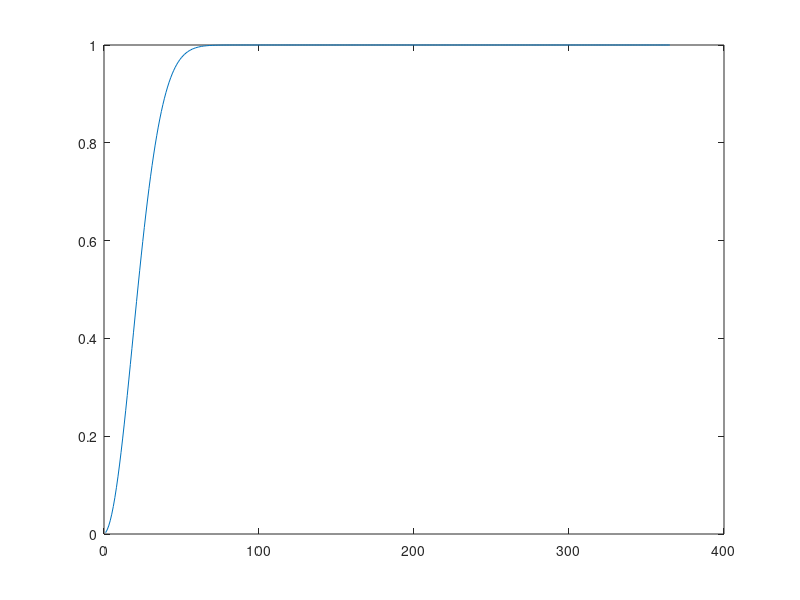

Source code (MATLAB):
 b=1;
 y_prob = []
 y = []
 x = 1:365
for i = 1:365
  p = (365 - i) / 365;  
  b = b * p;
  c = 1 - b;
  y = [y;c]
  fprintf('value of c: %f\n', c);
  end
plot(x, y)